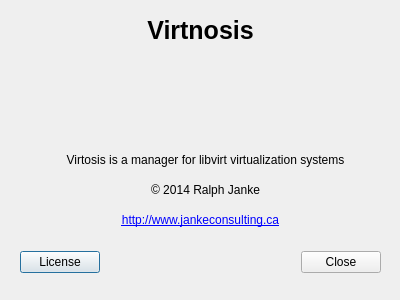
<?xml version="1.0" encoding="UTF-8"?>
<ui version="4.0">
 <class>AboutDialog</class>
 <widget class="QDialog" name="AboutDialog">
  <property name="geometry">
   <rect>
    <x>0</x>
    <y>0</y>
    <width>400</width>
    <height>300</height>
   </rect>
  </property>
  <property name="windowTitle">
   <string>About Virtnosis</string>
  </property>
  <property name="windowIcon">
   <iconset resource="virtnosis.qrc">
    <normaloff>:/icons/virtnosis.ico</normaloff>:/icons/virtnosis.ico</iconset>
  </property>
  <widget class="QLabel" name="label">
   <property name="geometry">
    <rect>
     <x>20</x>
     <y>20</y>
     <width>361</width>
     <height>20</height>
    </rect>
   </property>
   <property name="font">
    <font>
     <pointsize>19</pointsize>
     <weight>75</weight>
     <bold>true</bold>
    </font>
   </property>
   <property name="text">
    <string>Virtnosis</string>
   </property>
   <property name="alignment">
    <set>Qt::AlignCenter</set>
   </property>
  </widget>
  <widget class="QLabel" name="label_2">
   <property name="geometry">
    <rect>
     <x>30</x>
     <y>150</y>
     <width>351</width>
     <height>20</height>
    </rect>
   </property>
   <property name="text">
    <string>Virtosis is a manager for libvirt virtualization systems</string>
   </property>
   <property name="alignment">
    <set>Qt::AlignCenter</set>
   </property>
  </widget>
  <widget class="QLabel" name="label_3">
   <property name="geometry">
    <rect>
     <x>30</x>
     <y>180</y>
     <width>351</width>
     <height>20</height>
    </rect>
   </property>
   <property name="text">
    <string>© 2014 Ralph Janke</string>
   </property>
   <property name="alignment">
    <set>Qt::AlignCenter</set>
   </property>
  </widget>
  <widget class="QLabel" name="label_4">
   <property name="geometry">
    <rect>
     <x>20</x>
     <y>210</y>
     <width>361</width>
     <height>20</height>
    </rect>
   </property>
   <property name="text">
    <string>&lt;a href =&quot;http://www.jankeconsulting.ca&quot;&gt;http://www.jankeconsulting.ca&lt;/a&gt;</string>
   </property>
   <property name="textFormat">
    <enum>Qt::RichText</enum>
   </property>
   <property name="alignment">
    <set>Qt::AlignCenter</set>
   </property>
  </widget>
  <widget class="QLabel" name="version">
   <property name="geometry">
    <rect>
     <x>20</x>
     <y>60</y>
     <width>361</width>
     <height>20</height>
    </rect>
   </property>
   <property name="font">
    <font>
     <pointsize>19</pointsize>
     <weight>75</weight>
     <bold>true</bold>
    </font>
   </property>
   <property name="text">
    <string/>
   </property>
   <property name="alignment">
    <set>Qt::AlignCenter</set>
   </property>
  </widget>
  <widget class="QLabel" name="label_5">
   <property name="geometry">
    <rect>
     <x>180</x>
     <y>90</y>
     <width>41</width>
     <height>41</height>
    </rect>
   </property>
   <property name="text">
    <string/>
   </property>
   <property name="pixmap">
    <pixmap resource="virtnosis.qrc">:/icons/screw.png</pixmap>
   </property>
   <property name="scaledContents">
    <bool>true</bool>
   </property>
  </widget>
  <widget class="QWidget" name="">
   <property name="geometry">
    <rect>
     <x>20</x>
     <y>250</y>
     <width>361</width>
     <height>25</height>
    </rect>
   </property>
   <layout class="QHBoxLayout" name="horizontalLayout">
    <item>
     <widget class="QPushButton" name="licenseButton">
      <property name="text">
       <string>License</string>
      </property>
      <property name="icon">
       <iconset theme="dialog-information"/>
      </property>
     </widget>
    </item>
    <item>
     <spacer name="horizontalSpacer">
      <property name="orientation">
       <enum>Qt::Horizontal</enum>
      </property>
      <property name="sizeHint" stdset="0">
       <size>
        <width>40</width>
        <height>20</height>
       </size>
      </property>
     </spacer>
    </item>
    <item>
     <widget class="QPushButton" name="closeButton">
      <property name="text">
       <string>Close</string>
      </property>
      <property name="icon">
       <iconset theme="window-close"/>
      </property>
     </widget>
    </item>
   </layout>
  </widget>
 </widget>
 <resources>
  <include location="virtnosis.qrc"/>
 </resources>
 <connections>
  <connection>
   <sender>closeButton</sender>
   <signal>clicked()</signal>
   <receiver>AboutDialog</receiver>
   <slot>close()</slot>
   <hints>
    <hint type="sourcelabel">
     <x>339</x>
     <y>262</y>
    </hint>
    <hint type="destinationlabel">
     <x>199</x>
     <y>149</y>
    </hint>
   </hints>
  </connection>
 </connections>
</ui>
